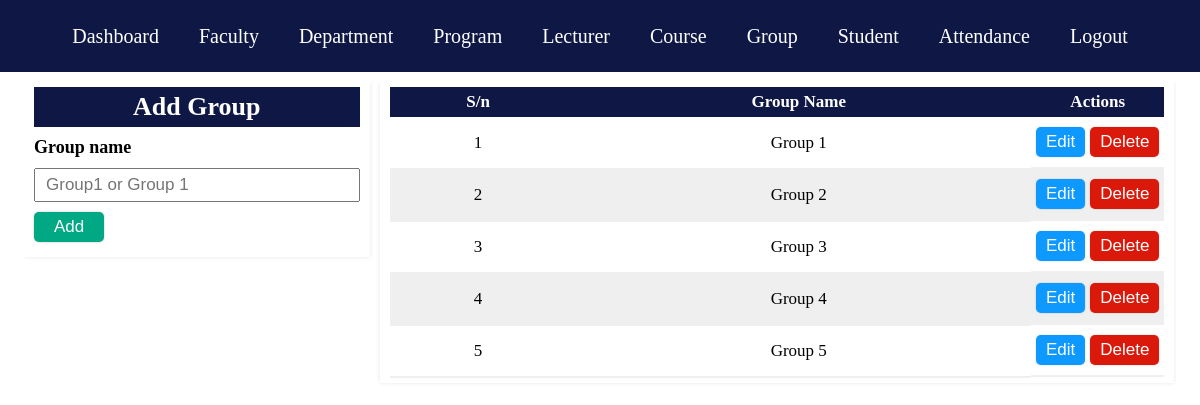
Screenshot of /academics/group.php (signed in) with the database file from the repository.
### tables this page shows
CREATE TABLE `grouping` (
  `gid` int(11) NOT NULL,
  `name` varchar(10) NOT NULL,
  `date` date NOT NULL DEFAULT current_timestamp()
);

### academics/group.php (the view, shortened to what this page needs)
<?php
	include '../database/dbconnect.php';
?>
<!DOCTYPE html>
<html>
<head>
	<link rel="stylesheet" type="text/css" href="style.css">
</head>
<body>
    <?php include 'nav.php'; ?>
    <div id="Content-holder">
    	<div class="content-items-width-space">
    		<div class="main-content">
    		<?php
    			if (isset($_POST['grpEdit'])) {
    				$id = $_POST['id'];
    				$grpQuery = mysqli_query($connect, "SELECT * FROM grouping WHERE gid = '$id'");
    				$grpRes = mysqli_fetch_array($grpQuery);
    				$gid = $grpRes['gid'];
    				$gname = $grpRes['name']; ?>
	    		<div class="content-left">
	    			<form action="crud.php" method="POST">
	    				<div class="data-form-top">
	    					<h2>Update Group</h2>
	    				</div>
	    				<div class="data-form-body">
	    					<div class="data-form-body-item">
	    						<label>Group name</label>
	    						<input type="text" name="gname" value="<?php echo $gname; ?>">
	    					</div>
	    					<div class="data-form-body-item">
	    						<input type="hidden" name="id" value="<?php echo $gid; ?>">
	    						<input type="submit" name="updategroup" value="Update" id="form-btn">
	    					</div>
	    				</div>
	    			</form>
    			</div>
    		<?php }else{ ?>
    			<div class="content-left">
    				<form action="crud.php" method="POST">
    					<div class="data-form-top">
    						<h2>Add Group</h2>
    					</div>
    					<div class="data-form-body">
    						<div class="data-form-body-item">
    							<label>Group name</label>
    							<input type="text" name="gname" placeholder="Group1 or Group 1">
    						</div>
    						<div class="data-form-body-item">
    							<input type="submit" name="addgroup" value="Add" id="form-btn">
    						</div>
    					</div>
    				</form>
    			</div>
    		<?php } ?>
    			<div class="content-right">
    				<table>
    					<thead>
    						<tr>
    							<th>S/n</th>
    							<th>Group Name</th>
    							<th class="thAction">Actions</th>
    						</tr>
    					</thead>
    					<tbody>
    						<?php
    							$facSel = mysqli_query($connect, "SELECT * FROM grouping");
    							$i=1;
    							while ($facRes = mysqli_fetch_array($facSel)) {
    								$name = $facRes['name'];?>
    							<tr>
    								<td><?php echo $i; ?></td>
    								<td><?php echo $name; ?></td>
    								<td class="forAction">
    									<form action="group.php" method="POST">
    										<input type="submit" name="grpEdit" value="Edit" class="btn edit">
    									</form>
    									<form action="crud.php" method="POST">
    										<input type="submit" name="grpDelete" value="Delete" class="btn delete">
    									</form>
    								</td>
    							</tr>
    						<?php	$i++;}
    						?>
    					</tbody>
    				</table>
    			</div>
    		</div>
    	</div>
    </div>
</body>
</html>

### academics/style.css (style rules this page uses)
* { margin: 0; padding: 0; box-sizing: border-box; }
body { font-family: ; background-color: #fff; }
#Content-holder { height:89vh; }
.content-items-width-space { width:96%; margin: auto; overflow: auto; }
.main-content { display: flex; gap:10px; }
.content-left { width:30%; padding: 5px 10px; margin-bottom: 10px; box-shadow: 0 0 4px rgba(0, 0, 0, 0.1); height: 100%; }
.content-left form .data-form-top { width: 100%; padding:5px 0; text-align: center; margin-bottom:10px; color: #fff; background-color:#0F1745; }
.content-left form .data-form-top h2 { font-size:26px; }
.content-left form .data-form-body .data-form-body-item { margin-bottom:10px; }
.data-form-body .data-form-body-item label { display: block; margin-bottom: 10px; font-size: 18px; font-weight: bold; }
.data-form-body .data-form-body-item input[type='text'], .data-form-body .data-form-body-item select, .data-form-body .data-form-body-item input[type='time'], .data-form-body .data-form-body-item input[type='password'], .data-form-body .data-form-body-item input[type='email'] { display: block; width: 100%; font-size: 17px; padding:5px 10px; }
.data-form-body .data-form-body-item #form-btn { padding:5px 20px; font-size:17px; border: none; outline: none; border-radius: 5px; cursor: pointer; box-shadow: 0 0 2px rgba(0, 0, 0, 0.3); background-color: #00A884; color: #fff; }
.content-right { width:69%; padding: 5px 10px; margin-bottom: 10px; box-shadow: 0 0 4px rgba(0, 0, 0, 0.1); height: 100%; overflow: auto; }
.content-right table { width: 100%; border-collapse: collapse; }
.content-right table th { padding:5px 10px; font-size: 17px; background-color: #0F1745; color: #fff; }
.thAction { width: 10%; }
.content-right table td { text-align: center; font-size: 17px; padding:10px 5px; border-bottom: 2px solid #efefef; }
.content-right table tr:nth-child(even) { background-color: #efefef; }
.content-right table td.forAction { display: flex; gap:5px; }
.btn { padding:5px 10px; cursor: pointer; font-size: 17px; background-color: transparent; color: #fff; border: none; outline: none; border-radius: 5px; box-shadow: 0 0 2px rgba(0, 0, 0, 0.2); }
.edit { background-color: #0d99ff; }
.delete { background-color: #da190b; }

### rows the page displays
grouping: name "Group 1"
grouping: name "Group 2"
grouping: name "Group 3"
grouping: name "Group 4"
grouping: name "Group 5"
